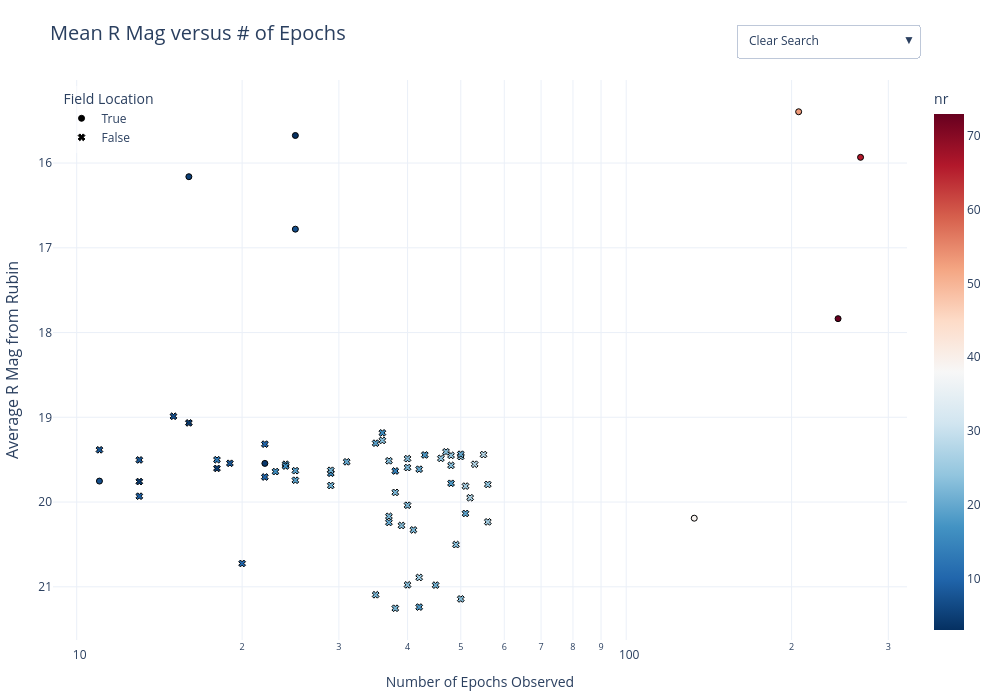

Here is the notebook cell this chart was saved with:
### Code cell
fig = px.scatter(
    diaObj_df[mask], 
    x="nSources", 
    y="filt_mean_r_mag",
    color="nGoodr",
    symbol="in_Obj",
    symbol_sequence=['circle', 'x'],
    hover_name="diaObjectId_str",  
    color_continuous_scale=px.colors.diverging.RdBu_r,
    title="Mean R Mag versus # of Epochs",
    hover_data=["DR3_field_loc_center","DR3_best_classification"],
    labels={
        "DR3_field_loc_center":"DP1 Field",
        "nSources": "Number of Epochs Observed",
        "filt_mean_r_mag": "Average R Mag from Rubin",
        "nGoodr": "nr",
        "DR3_best_classification":"RRL Class"
    }
)


fig.update_layout(
    yaxis=dict(autorange="reversed", title_font=dict(size=16)),
    xaxis_type="log",
    title_font=dict(size=20),
    template="plotly_white",
    legend_title_text="Field Location",
    legend=dict(
        yanchor="top",
        y=0.99,
        xanchor="left",
        x=0.01,
        bgcolor="rgba(255, 255, 255, 0.5)" 
    )
)

id_list = diaObj_df["diaObjectId_str"].unique().tolist()

search_buttons = []

search_buttons.append(dict(
    args=[{"selectedpoints": [None]}],
    label="Clear Search",
    method="restyle"
))


for star_id in id_list:
    idx = diaObj_df.index[diaObj_df["diaObjectId_str"] == star_id].tolist()
    
    search_buttons.append(dict(
        args=[{"selectedpoints": [idx]}], # Highlights the specific point
        label=f"ID: {star_id}",
        method="restyle"
    ))

fig.update_layout(
    width=1000,  
    height=700,   
    margin=dict(l=50, r=50, t=80, b=50), 
    clickmode='event+select',
    updatemenus=[
        dict(
            buttons=search_buttons,
            direction="down",
            showactive=True,
            x=0.8, # Adjust position to not overlap your legend
            y=1.1,
            xanchor="left",
            yanchor="top",
            active=0
        )
    ]
)


fig.update_traces(marker=dict(line=dict(width=1, color='Black')))
fig.write_html(f"{extra_auto_path}/filt_obj_mag_epoch_interactive.html")
#fig.write_image(f"{png_auto_path}/filt_obj_mag_epoch_interactive.png",scale=3)
fig.show()

### Figure 1 — Plotly figure (JSON) as saved in the notebook; plotly's stock layout.template omitted (floating-point values rounded to 4 significant figures)
{"data": [{"customdata": [["EDFS", "RRab"], ["SV 95 -25", "RRc"], ["SV 95 -25", "RRab"], ["SV 95 -25", "RRab"], ["SV 38 7", "RRab"], ["SV 95 -25", "RRab"], ["SV 95 -25", "RRab"], ["47 Tuc", "RRab"], ["47 Tuc", "RRd"]], "hovertemplate": "<b>%{hovertext}</b><br><br>in_Obj=True<br>Number of Epochs Observed=%{x}<br>Average R Mag from Rubin=%{y}<br>DP1 Field=%{customdata[0]}<br>RRL Class=%{customdata[1]}<br>nr=%{marker.color}<extra></extra>", "hovertext": ["592913981740417050", "614436990573609020", "614438433682620451", "614431011979133047", "648375409829740567", "614439052157911527", "614439120877387848", "579576768256541517", "579586045385900053"], "legendgroup": "True", "marker": {"color": [73, 66, 53, 39, 7, 3, 5, 4, 7], "coloraxis": "coloraxis", "line": {"color": "Black", "width": 1}, "symbol": "circle"}, "mode": "markers", "name": "True", "orientation": "v", "showlegend": true, "type": "scatter", "x": [243, 267, 206, 133, 25, 25, 16, 22, 11], "xaxis": "x", "y": [17.84, 15.93, 15.39, 20.19, 16.78, 15.67, 16.16, 19.54, 19.75], "yaxis": "y"}, {"customdata": [["47 Tuc", "RRc"], ["47 Tuc", "RRab"], ["47 Tuc", "RRab"], ["47 Tuc", "RRab"], ["47 Tuc", "RRab"], ["47 Tuc", "RRab"], ["47 Tuc", "RRab"], ["47 Tuc", "RRab"], ["47 Tuc", "RRab"], ["47 Tuc", "RRab"], ["47 Tuc", "RRd"], ["47 Tuc", "RRc"], ["47 Tuc", "RRab"], ["47 Tuc", "RRab"], ["47 Tuc", "RRab"], ["47 Tuc", "RRab"], ["47 Tuc", "RRab"], ["47 Tuc", "RRab"], ["47 Tuc", "RRc"], ["47 Tuc", "RRab"], ["47 Tuc", "RRab"], ["Fornax", "RRab"], ["47 Tuc", "RRab"], ["Fornax", "RRab"], ["47 Tuc", "RRab"], ["47 Tuc", "RRab"], ["Fornax", "RRc"], ["47 Tuc", "RRc"], ["Fornax", "RRab"], ["47 Tuc", "RRab"], ["Fornax", "RRab"], ["47 Tuc", "RRab"], ["47 Tuc", "RRab"], ["Fornax", "RRc"], ["47 Tuc", "RRab"], ["47 Tuc", "RRc"], ["47 Tuc", "RRab"], ["47 Tuc", "RRc"], ["47 Tuc", "RRab"], ["47 Tuc", "RRab"], ["Fornax", "RRab"], ["47 Tuc", "RRab"], ["47 Tuc", "RRab"], ["47 Tuc", "RRab"], ["47 Tuc", "RRab"], ["47 Tuc", "RRab"], ["Fornax", "RRab"], ["47 Tuc", "RRab"], ["47 Tuc", "RRab"], ["Fornax", "RRc"], ["47 Tuc", "RRab"], ["47 Tuc", "RRab"], ["47 Tuc", "RRc"], ["47 Tuc", "RRab"], ["47 Tuc", "RRab"], ["47 Tuc", "RRab"], ["47 Tuc", "RRab"], ["Fornax", "RRab"]], "hovertemplate": "<b>%{hovertext}</b><br><br>in_Obj=False<br>Number of Epochs Observed=%{x}<br>Average R Mag from Rubin=%{y}<br>DP1 Field=%{customdata[0]}<br>RRL Class=%{customdata[1]}<br>nr=%{marker.color}<extra></extra>", "hovertext": ["579575943622820639", "579576699537065382", "579575943622820362", "579575874903343585", "579578073926598690", "579576699537065428", "579575874903343152", "579583915082121454", "579575943622821082", "579575943622820700", "579584602276888798", "579584602276888792", "579576012342296907", "579584602276888841", "579577386731835638", "579576562098112760", "579583296606830677", "579578623682412863", "579575943622820400", "579578142646075468", "579578623682412826", "604064060438217129", "579578692401889575", "604064060438216798", "579583915082121525", "579584602276888912", "604064816352460877", "579583915082121362", "604064747632984333", "579577455451308889", "604064129157694658", "579575256428052608", "579575256428052935", "604064129157694654", "579583227887354430", "579576562098112444", "579575874903343319", "579577386731832790", "579585289471656348", "579578623682412772", "604064060438217317", "579575806183866665", "579575256428052807", "579584602276889898", "579584533557411857", "579575256428052817", "604064197877170956", "579584602276889892", "579583915082122253", "604063510682403181", "579578073926600498", "579583915082121417", "579583983801598676", "579578073926601016", "579584602276889614", "579584533557412032", "579576699537071178", "604062754768160433"], "legendgroup": "False", "marker": {"color": [28, 24, 26, 24, 26, 20, 24, 23, 20, 23, 24, 23, 16, 20, 18, 23, 22, 19, 28, 14, 10, 22, 15, 20, 21, 13, 22, 16, 23, 4, 22, 10, 8, 25, 18, 19, 27, 18, 16, 7, 22, 22, 4, 21, 8, 4, 23, 19, 19, 22, 18, 23, 23, 21, 8, 9, 23, 10], "coloraxis": "coloraxis", "line": {"color": "Black", "width": 1}, "symbol": "x"}, "mode": "markers", "name": "False", "orientation": "v", "showlegend": true, "type": "scatter", "x": [55, 56, 56, 50, 51, 50, 48, 40, 42, 48, 46, 37, 36, 31, 48, 49, 38, 35, 53, 38, 22, 37, 29, 37, 29, 18, 41, 23, 39, 18, 38, 22, 19, 42, 24, 51, 52, 42, 24, 15, 35, 40, 16, 29, 13, 13, 40, 25, 25, 40, 43, 36, 47, 45, 11, 13, 50, 20], "xaxis": "x", "y": [19.44, 19.79, 20.23, 19.46, 19.81, 19.44, 19.45, 19.49, 19.61, 19.57, 19.48, 19.51, 19.18, 19.53, 19.78, 20.5, 19.89, 19.31, 19.55, 19.63, 19.7, 20.17, 19.66, 20.24, 19.63, 19.5, 20.33, 19.64, 20.28, 19.6, 21.25, 19.32, 19.54, 20.89, 19.55, 20.13, 19.95, 21.24, 19.58, 18.99, 21.09, 19.59, 19.07, 19.8, 19.5, 19.76, 20.98, 19.63, 19.74, 20.04, 19.44, 19.27, 19.41, 20.98, 19.38, 19.93, 21.14, 20.72], "yaxis": "y"}], "layout": {"clickmode": "event+select", "coloraxis": {"colorbar": {"title": {"text": "nr"}}, "colorscale": [[0, "rgb(5,48,97)"], [0.1, "rgb(33,102,172)"], [0.2, "rgb(67,147,195)"], [0.3, "rgb(146,197,222)"], [0.4, "rgb(209,229,240)"], [0.5, "rgb(247,247,247)"], [0.6, "rgb(253,219,199)"], [0.7, "rgb(244,165,130)"], [0.8, "rgb(214,96,77)"], [0.9, "rgb(178,24,43)"], [1, "rgb(103,0,31)"]]}, "height": 700, "legend": {"bgcolor": "rgba(255, 255, 255, 0.5)", "title": {"text": "Field Location"}, "tracegroupgap": 0, "x": 0.01, "xanchor": "left", "y": 0.99, "yanchor": "top"}, "margin": {"b": 50, "l": 50, "r": 50, "t": 80}, "title": {"font": {"size": 20}, "text": "Mean R Mag versus # of Epochs"}, "updatemenus": [{"active": 0, "buttons": [{"args": [{"selectedpoints": [null]}], "label": "Clear Search", "method": "restyle"}, {"args": [{"selectedpoints": [[0]]}], "label": "ID: 592913981740417050", "method": "restyle"}, {"args": [{"selectedpoints": [[1]]}], "label": "ID: 614436990573609020", "method": "restyle"}, {"args": [{"selectedpoints": [[2]]}], "label": "ID: 614438433682620451", "method": "restyle"}, {"args": [{"selectedpoints": [[3]]}], "label": "ID: 614431011979133047", "method": "restyle"}, {"args": [{"selectedpoints": [[4]]}], "label": "ID: 579575943622820639", "method": "restyle"}, {"args": [{"selectedpoints": [[5]]}], "label": "ID: 579576699537065382", "method": "restyle"}, {"args": [{"selectedpoints": [[6]]}], "label": "ID: 579575943622820362", "method": "restyle"}, {"args": [{"selectedpoints": [[7]]}], "label": "ID: 579575874903343585", "method": "restyle"}, {"args": [{"selectedpoints": [[8]]}], "label": "ID: 579578073926598690", "method": "restyle"}, {"args": [{"selectedpoints": [[9]]}], "label": "ID: 579576699537065428", "method": "restyle"}, {"args": [{"selectedpoints": [[10]]}], "label": "ID: 579575874903343152", "method": "restyle"}, {"args": [{"selectedpoints": [[11]]}], "label": "ID: 579583915082121454", "method": "restyle"}, {"args": [{"selectedpoints": [[12]]}], "label": "ID: 579575943622821082", "method": "restyle"}, {"args": [{"selectedpoints": [[13]]}], "label": "ID: 579575943622820700", "method": "restyle"}, {"args": [{"selectedpoints": [[14]]}], "label": "ID: 579584602276888798", "method": "restyle"}, {"args": [{"selectedpoints": [[15]]}], "label": "ID: 579584602276888792", "method": "restyle"}, {"args": [{"selectedpoints": [[16]]}], "label": "ID: 579576012342296907", "method": "restyle"}, {"args": [{"selectedpoints": [[17]]}], "label": "ID: 579584602276888841", "method": "restyle"}, {"args": [{"selectedpoints": [[18]]}], "label": "ID: 579577386731835638", "method": "restyle"}, {"args": [{"selectedpoints": [[19]]}], "label": "ID: 579576562098112760", "method": "restyle"}, {"args": [{"selectedpoints": [[20]]}], "label": "ID: 579583296606830677", "method": "restyle"}, {"args": [{"selectedpoints": [[21]]}], "label": "ID: 579578623682412863", "method": "restyle"}, {"args": [{"selectedpoints": [[22]]}], "label": "ID: 579575943622820400", "method": "restyle"}, {"args": [{"selectedpoints": [[23]]}], "label": "ID: 579578142646075468", "method": "restyle"}, {"args": [{"selectedpoints": [[24]]}], "label": "ID: 648375409829740567", "method": "restyle"}, {"args": [{"selectedpoints": [[25]]}], "label": "ID: 579578623682412826", "method": "restyle"}, {"args": [{"selectedpoints": [[26]]}], "label": "ID: 604064060438217129", "method": "restyle"}, {"args": [{"selectedpoints": [[27]]}], "label": "ID: 579578692401889575", "method": "restyle"}, {"args": [{"selectedpoints": [[28]]}], "label": "ID: 604064060438216798", "method": "restyle"}, {"args": [{"selectedpoints": [[29]]}], "label": "ID: 579583915082121525", "method": "restyle"}, {"args": [{"selectedpoints": [[30]]}], "label": "ID: 579584602276888912", "method": "restyle"}, {"args": [{"selectedpoints": [[31]]}], "label": "ID: 604064816352460877", "method": "restyle"}, {"args": [{"selectedpoints": [[32]]}], "label": "ID: 614439052157911527", "method": "restyle"}, {"args": [{"selectedpoints": [[33]]}], "label": "ID: 579583915082121362", "method": "restyle"}, {"args": [{"selectedpoints": [[34]]}], "label": "ID: 604064747632984333", "method": "restyle"}, {"args": [{"selectedpoints": [[35]]}], "label": "ID: 579577455451308889", "method": "restyle"}, {"args": [{"selectedpoints": [[36]]}], "label": "ID: 604064129157694658", "method": "restyle"}, {"args": [{"selectedpoints": [[37]]}], "label": "ID: 579575256428052608", "method": "restyle"}, {"args": [{"selectedpoints": [[38]]}], "label": "ID: 579575256428052935", "method": "restyle"}, {"args": [{"selectedpoints": [[39]]}], "label": "ID: 604064129157694654", "method": "restyle"}, {"args": [{"selectedpoints": [[40]]}], "label": "ID: 579583227887354430", "method": "restyle"}, {"args": [{"selectedpoints": [[41]]}], "label": "ID: 579576562098112444", "method": "restyle"}, {"args": [{"selectedpoints": [[42]]}], "label": "ID: 579575874903343319", "method": "restyle"}, {"args": [{"selectedpoints": [[43]]}], "label": "ID: 579577386731832790", "method": "restyle"}, {"args": [{"selectedpoints": [[44]]}], "label": "ID: 579585289471656348", "method": "restyle"}, {"args": [{"selectedpoints": [[45]]}], "label": "ID: 614439120877387848", "method": "restyle"}, {"args": [{"selectedpoints": [[46]]}], "label": "ID: 579576768256541517", "method": "restyle"}, {"args": [{"selectedpoints": [[47]]}], "label": "ID: 579578623682412772", "method": "restyle"}, {"args": [{"selectedpoints": [[48]]}], "label": "ID: 604064060438217317", "method": "restyle"}, {"args": [{"selectedpoints": [[49]]}], "label": "ID: 579575806183866665", "method": "restyle"}, {"args": [{"selectedpoints": [[50]]}], "label": "ID: 579575256428052807", "method": "restyle"}, {"args": [{"selectedpoints": [[51]]}], "label": "ID: 579584602276889898", "method": "restyle"}, {"args": [{"selectedpoints": [[52]]}], "label": "ID: 579584533557411857", "method": "restyle"}, {"args": [{"selectedpoints": [[53]]}], "label": "ID: 650026120380416015", "method": "restyle"}, {"args": [{"selectedpoints": [[54]]}], "label": "ID: 579586045385900053", "method": "restyle"}, {"args": [{"selectedpoints": [[55]]}], "label": "ID: 579575256428052817", "method": "restyle"}, {"args": [{"selectedpoints": [[56]]}], "label": "ID: 604064197877170956", "method": "restyle"}, {"args": [{"selectedpoints": [[57]]}], "label": "ID: 579584602276889892", "method": "restyle"}, {"args": [{"selectedpoints": [[58]]}], "label": "ID: 579578761121366624", "method": "restyle"}, {"args": [{"selectedpoints": [[59]]}], "label": "ID: 579583915082122253", "method": "restyle"}, {"args": [{"selectedpoints": [[60]]}], "label": "ID: 604063510682403181", "method": "restyle"}, {"args": [{"selectedpoints": [[61]]}], "label": "ID: 579578073926600498", "method": "restyle"}, {"args": [{"selectedpoints": [[62]]}], "label": "ID: 605447864541249749", "method": "restyle"}, {"args": [{"selectedpoints": [[63]]}], "label": "ID: 579583915082121417", "method": "restyle"}, {"args": [{"selectedpoints": [[64]]}], "label": "ID: 579578623682413554", "method": "restyle"}, {"args": [{"selectedpoints": [[65]]}], "label": "ID: 579583983801598676", "method": "restyle"}, {"args": [{"selectedpoints": [[66]]}], "label": "ID: 579576836976017478", "method": "restyle"}, {"args": [{"selectedpoints": [[67]]}], "label": "ID: 579578073926601016", "method": "restyle"}, {"args": [{"selectedpoints": [[68]]}], "label": "ID: 579585976666423409", "method": "restyle"}, {"args": [{"selectedpoints": [[69]]}], "label": "ID: 579574569233285135", "method": "restyle"}, {"args": [{"selectedpoints": [[70]]}], "label": "ID: 579584602276889614", "method": "restyle"}, {"args": [{"selectedpoints": [[71]]}], "label": "ID: 579583915082122929", "method": "restyle"}, {"args": [{"selectedpoints": [[72]]}], "label": "ID: 579578692401891372", "method": "restyle"}, {"args": [{"selectedpoints": [[73]]}], "label": "ID: 579584533557412032", "method": "restyle"}, {"args": [{"selectedpoints": [[74]]}], "label": "ID: 579578211365552184", "method": "restyle"}, {"args": [{"selectedpoints": [[75]]}], "label": "ID: 579576699537071178", "method": "restyle"}, {"args": [{"selectedpoints": [[76]]}], "label": "ID: 579575187708576418", "method": "restyle"}, {"args": [{"selectedpoints": [[77]]}], "label": "ID: 579578623682413757", "method": "restyle"}, {"args": [{"selectedpoints": [[78]]}], "label": "ID: 648367026053579380", "method": "restyle"}, {"args": [{"selectedpoints": [[79]]}], "label": "ID: 648363727518695436", "method": "restyle"}, {"args": [{"selectedpoints": [[80]]}], "label": "ID: 604062754768160433", "method": "restyle"}, {"args": [{"selectedpoints": [[81]]}], "label": "ID: 579577524170785196", "method": "restyle"}, {"args": [{"selectedpoints": [[82]]}], "label": "ID: 579583227887354659", "method": "restyle"}, {"args": [{"selectedpoints": [[83]]}], "label": "ID: 579583846362644646", "method": "restyle"}, {"args": [{"selectedpoints": [[84]]}], "label": "ID: 579583846362644892", "method": "restyle"}, {"args": [{"selectedpoints": [[85]]}], "label": "ID: 579583159167877148", "method": "restyle"}], "direction": "down", "showactive": true, "x": 0.8, "xanchor": "left", "y": 1.1, "yanchor": "top"}], "width": 1000, "xaxis": {"anchor": "y", "domain": [0, 1], "title": {"text": "Number of Epochs Observed"}, "type": "log"}, "yaxis": {"anchor": "x", "autorange": "reversed", "domain": [0, 1], "title": {"font": {"size": 16}, "text": "Average R Mag from Rubin"}}}}
